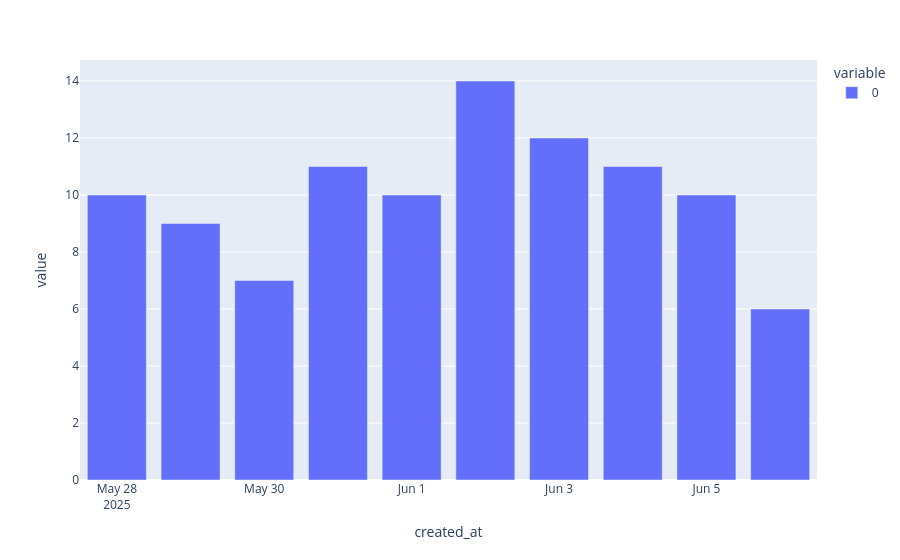

Notebook code for this chart:
### Code cell
post_per_date_bar = px.bar(post_per_date)
post_per_date_bar

### Figure 1 — Plotly figure (JSON) as saved in the notebook; plotly's stock layout.template omitted (floating-point values rounded to 4 significant figures)
{"data": [{"hovertemplate": "variable=0<br>created_at=%{x}<br>value=%{y}<extra></extra>", "legendgroup": "0", "marker": {"color": "#636efa", "pattern": {"shape": ""}}, "name": "0", "orientation": "v", "showlegend": true, "textposition": "auto", "type": "bar", "x": ["2025-05-28", "2025-05-29", "2025-05-30", "2025-05-31", "2025-06-01", "2025-06-02", "2025-06-03", "2025-06-04", "2025-06-05", "2025-06-06"], "xaxis": "x", "y": [10, 9, 7, 11, 10, 14, 12, 11, 10, 6], "yaxis": "y"}], "layout": {"barmode": "relative", "legend": {"title": {"text": "variable"}, "tracegroupgap": 0}, "margin": {"t": 60}, "xaxis": {"anchor": "y", "domain": [0, 1], "title": {"text": "created_at"}}, "yaxis": {"anchor": "x", "domain": [0, 1], "title": {"text": "value"}}}}
